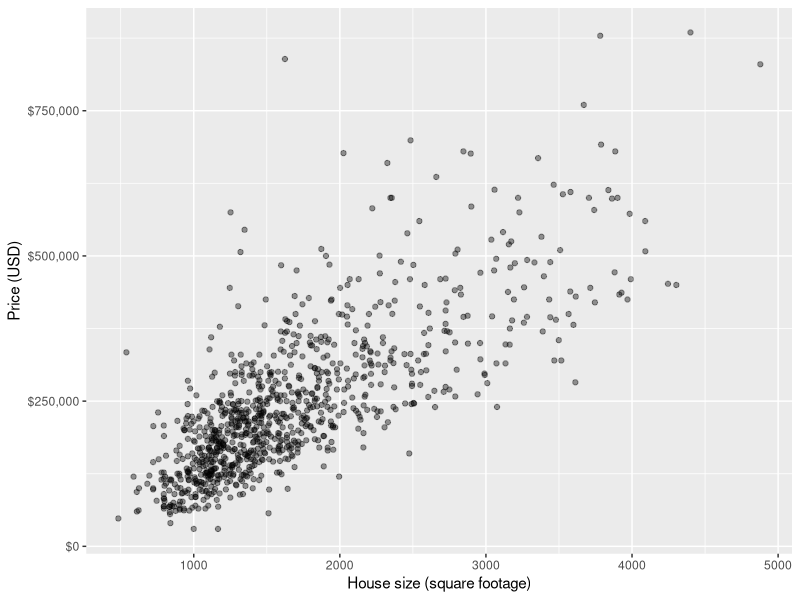
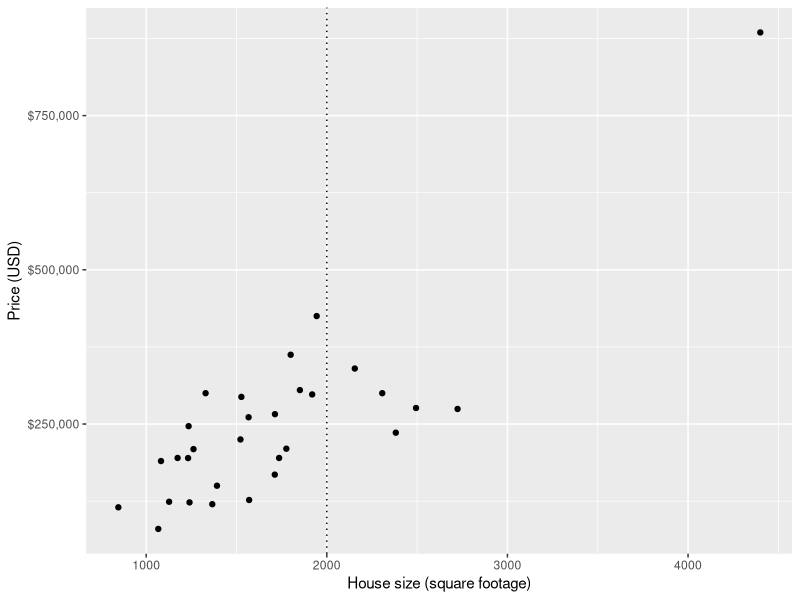
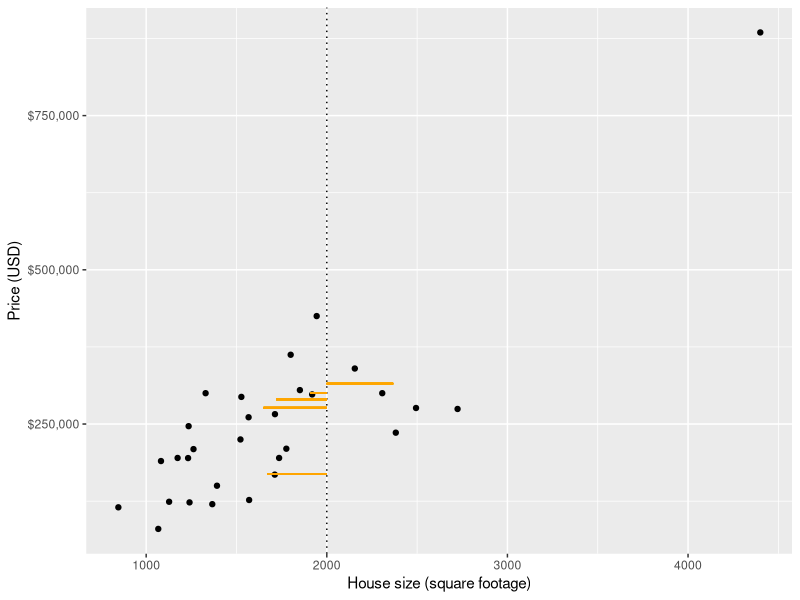
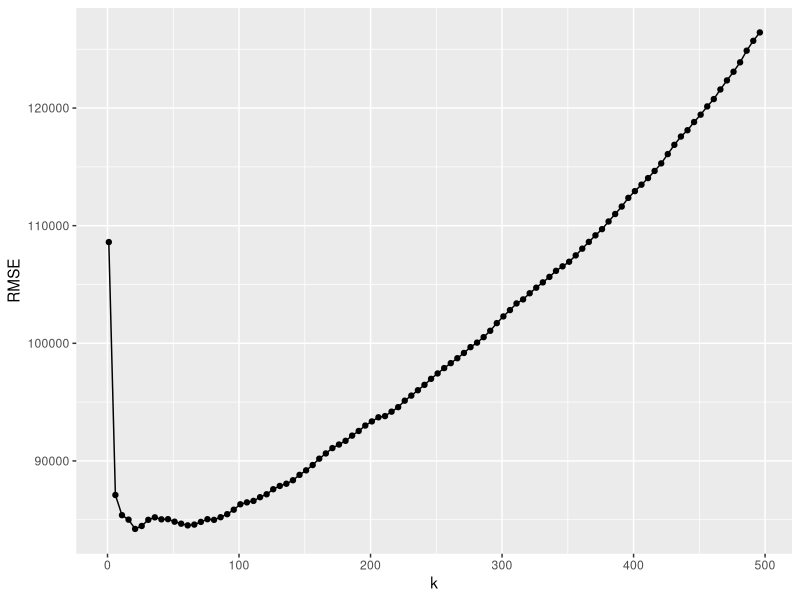
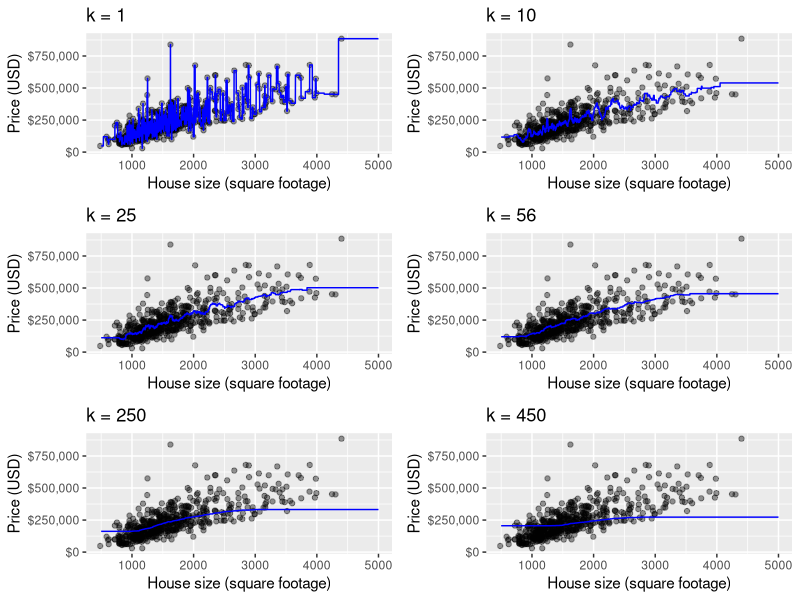

R code for these plots, in order:
## ---- chunk 1
knitr::opts_chunk$set(echo = TRUE)
## ---- chunk 2
library(tidyverse)
library(scales)
library(caret)
library(gridExtra)

data(Sacramento)
head(Sacramento)
## ---- chunk 3
eda <- ggplot(Sacramento, aes(x = sqft, y = price)) +
  geom_point(alpha = 0.4) +
  xlab("House size (square footage)") +
  ylab("Price (USD)") +
  scale_y_continuous(labels = dollar_format()) 
eda
## ---- chunk 4
set.seed(2019)
small_sacramento <- sample_n(Sacramento, size = 30)
## ---- chunk 5
small_plot <- ggplot(small_sacramento, aes(x = sqft, y = price)) +
  geom_point() +
  xlab("House size (square footage)") +
  ylab("Price (USD)") +
  scale_y_continuous(labels=dollar_format()) +
  geom_vline(xintercept = 2000, linetype = "dotted") 
small_plot
## ---- chunk 6
small_sacramento %>% 
  mutate(diff = abs(2000 - sqft)) %>% 
  arrange(diff) %>% 
  head(5)
## ---- chunk 7
small_plot +
  geom_segment(aes(x = 2000, y = 300500, xend = 1910, yend = 300500), col = "orange") + 
  geom_segment(aes(x = 2000, y = 290000, xend = 1720, yend = 290000), col = "orange") + 
  geom_segment(aes(x = 2000, y = 168750, xend = 1669, yend = 168750), col = "orange") +
  geom_segment(aes(x = 2000, y = 276500, xend = 1650, yend = 276500), col = "orange") + 
  geom_segment(aes(x = 2000, y = 315537, xend = 2367, yend = 315537), col = "orange") 

## ---- chunk 8
small_sacramento %>% 
  mutate(diff = abs(2000 - sqft)) %>% 
  arrange(diff) %>% 
  head(5) %>% 
  summarise(predicted = mean(price))

## ---- chunk 9
set.seed(2019) # makes the random selection of rows reproducible
training_rows <- Sacramento %>% 
  select(price) %>% 
  unlist() %>% # converts Class from a tibble to a vector
  createDataPartition(p = 0.6, list = FALSE)

X_train <- Sacramento %>% 
  select(sqft) %>% 
  slice(training_rows) %>% 
  data.frame()

Y_train <- Sacramento %>% 
  select(price) %>% 
  slice(training_rows) %>% 
  unlist()

X_test <- Sacramento %>% 
  select(sqft) %>% 
  slice(-training_rows) %>% 
  data.frame()

Y_test <- Sacramento %>% 
  select(price) %>% 
  slice(-training_rows) %>% 
  unlist()
## ---- chunk 10
train_control <- trainControl(method = "cv", number = 10)
# makes a column of k's, from 1 to 100 in increments of 10
k_lots = data.frame(k = seq(from = 1, to = 500, by = 5)) 

set.seed(1234)
knn_reg_cv_10 <- train(x = X_train, 
                       y = Y_train, 
                       method = "knn", 
                       tuneGrid = k_lots, 
                       trControl = train_control) 

ggplot(knn_reg_cv_10$results, aes(x = k, y = RMSE)) +
  geom_point() +
  geom_line()
knn_reg_cv_10$method
## ---- chunk 11
get_predictions <- function(num_neighbours, X, Y){
  data <- bind_cols(X, data.frame(price = Y))
  k = data.frame(k = num_neighbours)
  set.seed(1234)
  knn_reg <- train(x = X, y = Y, method = "knn", tuneGrid = k)
  set.seed(1234)
  predictions <- data.frame(sqft = seq(from = 500, to = 5000, by = 1))
  predictions$price <- predict(knn_reg, data.frame(sqft = seq(from = 500, to = 5000, by = 1)))
  plot <- ggplot(data, aes(x = sqft, y = price)) +
    geom_point(alpha = 0.4) +
    xlab("House size (square footage)") +
    ylab("Price (USD)") +
    scale_y_continuous(labels = dollar_format())  +
    geom_line(data = predictions, aes(x = sqft, y = price), color = "blue") +
    ggtitle(paste0("k = ", k))
}

k1 <- get_predictions(1, X_train, Y_train)
k10 <- get_predictions(10, X_train, Y_train)
k25 <- get_predictions(25, X_train, Y_train)
k56 <- get_predictions(56, X_train, Y_train)
k250 <- get_predictions(250, X_train, Y_train)
k450 <- get_predictions(450, X_train, Y_train)

grid.arrange(k1, k10, k25, k56, k250, k450, ncol = 2)
## ---- chunk 12
k = data.frame(k = 51)

set.seed(1234)
knn_reg_final <- train(x = X_train, y = Y_train, method = "knn", tuneGrid = k)

test_pred <- predict(knn_reg_final, X_test)
modelvalues <- data.frame(obs = Y_test, pred = test_pred)
test_results <- defaultSummary(modelvalues)
test_results
## ---- chunk 13
set.seed(1234)
predictions_all <- data.frame(sqft = seq(from = 500, to = 5000, by = 1))
predictions_all$price <- predict(knn_reg_final, data.frame(sqft = seq(from = 500, to = 5000, by = 1)))
plot <- eda + 
  geom_line(data = predictions_all, aes(x = sqft, y = price), color = "blue") +
  ggtitle(paste0("k = ", 51))
